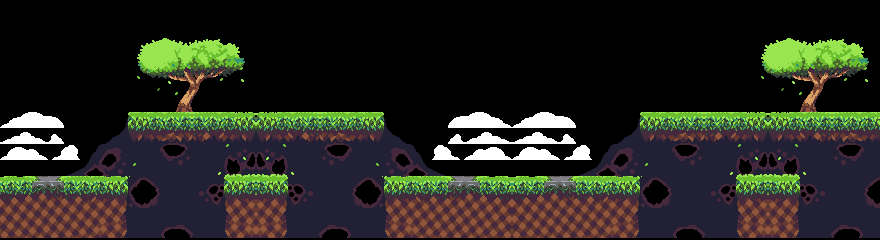

A level layout from a 2D game, rendered from its tile map. Below: a short description, then the map file with its tile-grid data intact:
An orthogonal 55x15 tile map with 16x16 px tiles, 1 tile layer (terrain), 1 hidden layer not drawn.

<map version="1.2" tiledversion="1.2.4" orientation="orthogonal" renderorder="right-up" width="55" height="15" tilewidth="16" tileheight="16" infinite="0" nextlayerid="3" nextobjectid="1">
 <tileset firstgid="1" source="PlatformTileSet.tsx" />
 <layer id="1" name="terrain" width="55" height="15" locked="1">
  <data encoding="csv">
0,0,0,0,0,0,0,0,0,0,0,0,0,0,0,0,0,0,0,0,0,0,0,0,0,0,0,0,0,0,0,0,0,0,0,0,0,0,0,0,0,0,0,0,0,0,0,0,0,0,0,0,0,0,0,
0,0,0,0,0,0,0,0,0,0,0,0,0,0,0,0,0,0,0,0,0,0,0,0,0,0,0,0,0,0,0,0,0,0,0,0,0,0,0,0,0,0,0,0,0,0,0,0,0,0,0,0,0,0,0,
0,0,0,0,0,0,0,0,13,14,15,16,17,18,19,20,0,0,0,0,0,0,0,0,0,0,0,0,0,0,0,0,0,0,0,0,0,0,0,0,0,0,0,0,0,0,0,13,14,15,16,17,18,19,20,
0,0,0,0,0,0,0,0,45,46,47,48,49,50,51,52,0,0,0,0,0,0,0,0,0,0,0,0,0,0,0,0,0,0,0,0,0,0,0,0,0,0,0,0,0,0,0,45,46,47,48,49,50,51,52,
0,0,0,0,0,0,0,0,77,78,79,80,81,82,83,84,0,0,0,0,0,0,0,0,0,0,0,0,0,0,0,0,0,0,0,0,0,0,0,0,0,0,0,0,0,0,0,77,78,79,80,81,82,83,84,
0,0,0,0,0,0,0,0,109,110,111,112,113,114,115,116,0,0,0,0,0,0,0,0,0,0,0,0,0,0,0,0,0,0,0,0,0,0,0,0,0,0,0,0,0,0,0,109,110,111,112,113,114,115,116,
0,0,0,0,0,0,0,0,141,142,143,144,145,146,147,148,0,0,0,0,0,0,0,0,0,0,0,0,0,0,0,0,0,0,0,0,0,0,0,0,0,0,0,0,0,0,0,141,142,143,144,145,146,147,148,
193,194,195,196,197,198,199,200,201,202,203,204,205,206,207,208,2147483856,2147483855,2147483854,2147483853,2147483852,2147483851,2147483850,2147483849,2147483848,2147483847,2147483846,2147483845,2147483844,2147483843,2147483842,2147483841,193,194,195,196,197,198,199,200,201,202,203,204,205,206,207,208,2147483856,2147483855,2147483854,2147483853,2147483852,2147483851,2147483850,
225,226,227,228,229,230,231,232,233,234,235,236,237,238,239,240,2147483888,2147483887,2147483886,2147483885,2147483884,2147483883,2147483882,2147483881,2147483880,2147483879,2147483878,2147483877,2147483876,2147483875,2147483874,2147483873,225,226,227,228,229,230,231,232,233,234,235,236,237,238,239,240,2147483888,2147483887,2147483886,2147483885,2147483884,2147483883,2147483882,
257,258,259,260,261,262,263,264,265,266,267,268,269,270,271,272,2147483920,2147483919,2147483918,2147483917,2147483916,2147483915,2147483914,2147483913,2147483912,2147483911,2147483910,2147483909,2147483908,2147483907,2147483906,2147483905,257,258,259,260,261,262,263,264,265,266,267,268,269,270,271,272,2147483920,2147483919,2147483918,2147483917,2147483916,2147483915,2147483914,
289,290,291,292,293,294,295,296,297,298,299,300,301,302,303,304,2147483952,2147483951,2147483950,2147483949,2147483948,2147483947,2147483946,2147483945,2147483944,2147483943,2147483942,2147483941,2147483940,2147483939,2147483938,2147483937,289,290,291,292,293,294,295,296,297,298,299,300,301,302,303,304,2147483952,2147483951,2147483950,2147483949,2147483948,2147483947,2147483946,
321,322,323,324,325,326,327,328,329,330,331,332,333,334,335,336,2147483984,2147483983,2147483982,2147483981,2147483980,2147483979,2147483978,2147483977,2147483976,2147483975,2147483974,2147483973,2147483972,2147483971,2147483970,2147483969,321,322,323,324,325,326,327,328,329,330,331,332,333,334,335,336,2147483984,2147483983,2147483982,2147483981,2147483980,2147483979,2147483978,
353,354,355,356,357,358,359,360,361,362,363,364,365,366,367,368,2147484016,2147484015,2147484014,2147484013,2147484012,2147484011,2147484010,2147484009,2147484008,2147484007,2147484006,2147484005,2147484004,2147484003,2147484002,2147484001,353,354,355,356,357,358,359,360,361,362,363,364,365,366,367,368,2147484016,2147484015,2147484014,2147484013,2147484012,2147484011,2147484010,
385,386,387,388,389,390,391,392,393,394,395,396,397,398,399,400,2147484048,2147484047,2147484046,2147484045,2147484044,2147484043,2147484042,2147484041,2147484040,2147484039,2147484038,2147484037,2147484036,2147484035,2147484034,2147484033,385,386,387,388,389,390,391,392,393,394,395,396,397,398,399,400,2147484048,2147484047,2147484046,2147484045,2147484044,2147484043,2147484042,
417,418,419,420,421,422,423,424,425,426,427,428,429,430,431,432,2147484080,2147484079,2147484078,2147484077,2147484076,2147484075,2147484074,2147484073,2147484072,2147484071,2147484070,2147484069,2147484068,2147484067,2147484066,2147484065,417,418,419,420,421,422,423,424,425,426,427,428,429,430,431,432,2147484080,2147484079,2147484078,2147484077,2147484076,2147484075,2147484074
</data>
 </layer>
 <layer id="2" name="blockage" width="55" height="15" visible="0" locked="1">
  <data encoding="csv">
0,0,0,0,0,0,0,0,0,0,0,0,0,0,0,0,0,0,0,0,0,0,0,0,0,0,0,0,0,0,0,0,0,0,0,0,0,0,0,0,0,0,0,0,0,0,0,0,0,0,0,0,0,0,323,
0,0,0,0,0,0,0,0,0,0,0,0,0,0,0,0,0,0,0,0,0,0,0,0,0,0,0,0,0,0,0,0,0,0,0,0,0,0,0,0,0,0,0,0,0,0,0,0,0,0,0,0,0,0,323,
0,0,0,0,0,0,0,0,0,0,0,0,0,0,0,0,0,0,0,0,0,0,0,0,0,0,0,0,0,0,0,0,0,0,0,0,0,0,0,0,0,0,0,0,0,0,0,0,0,0,0,0,0,0,323,
323,0,0,0,0,0,0,0,0,0,0,0,0,0,0,0,0,0,0,0,0,0,0,0,0,0,0,0,0,0,0,0,0,0,0,0,0,0,0,0,0,0,0,0,0,0,0,0,0,0,0,0,0,0,323,
323,0,0,0,0,0,0,0,0,0,0,0,0,0,0,0,0,0,0,0,0,0,0,0,0,0,0,0,0,0,0,0,0,0,0,0,0,0,0,0,0,0,0,0,0,0,0,0,0,0,0,0,0,0,323,
323,0,0,0,0,0,0,0,0,0,0,0,0,0,0,0,0,0,0,0,0,0,0,0,0,0,0,0,0,0,0,0,0,0,0,0,0,0,0,0,0,0,0,0,0,0,0,0,0,0,0,0,0,0,323,
323,0,0,0,0,0,0,0,0,0,0,0,0,0,0,0,0,0,0,0,0,0,0,0,0,0,0,0,0,0,0,0,0,0,0,0,0,0,0,0,0,0,0,0,0,0,0,0,0,0,0,0,0,0,323,
323,0,0,0,0,0,0,0,323,323,323,323,323,323,323,323,323,323,323,323,323,323,323,323,0,0,0,0,0,0,0,0,0,0,0,0,0,0,0,0,323,323,323,323,323,323,323,323,323,323,323,323,323,323,323,
323,0,0,0,0,0,0,0,323,323,323,323,323,323,323,323,323,323,323,323,323,323,323,323,0,0,0,0,0,0,0,0,0,0,0,0,0,0,0,0,323,323,323,323,323,323,323,323,323,323,323,323,323,323,323,
323,0,0,0,0,0,0,0,0,0,0,0,0,0,0,0,0,0,0,0,0,0,0,0,0,0,0,0,0,0,0,0,0,0,0,0,0,0,0,0,0,0,0,0,0,0,0,0,0,0,0,0,0,0,0,
323,0,0,0,0,0,0,0,0,0,0,0,0,0,0,0,0,0,0,0,0,0,0,0,0,0,0,0,0,0,0,0,0,0,0,0,0,0,0,0,0,0,0,0,0,0,0,0,0,0,0,0,0,0,0,
323,323,323,323,323,323,323,323,0,0,0,0,0,0,323,323,323,323,0,0,0,0,0,0,323,323,323,323,323,323,323,323,323,323,323,323,323,323,323,323,0,0,0,0,0,0,323,323,323,323,0,0,0,0,0,
323,0,0,0,0,0,0,323,0,0,0,0,0,0,323,0,0,323,0,0,0,0,0,0,323,323,323,323,0,0,0,0,0,0,0,323,323,0,0,323,0,0,0,0,0,0,323,0,0,323,0,0,0,0,0,
323,0,0,0,0,0,0,323,0,0,0,0,0,0,323,0,0,323,0,0,0,0,0,0,323,323,323,323,0,0,0,0,0,0,0,0,0,0,0,323,0,0,0,0,0,0,323,0,0,323,0,0,0,0,0,
323,323,323,323,323,323,323,323,0,0,0,0,0,0,323,323,323,323,0,0,0,0,0,0,323,323,323,323,323,323,323,323,323,323,323,323,323,323,323,323,0,0,0,0,0,0,323,0,0,323,0,0,0,0,0
</data>
 </layer>
</map>
